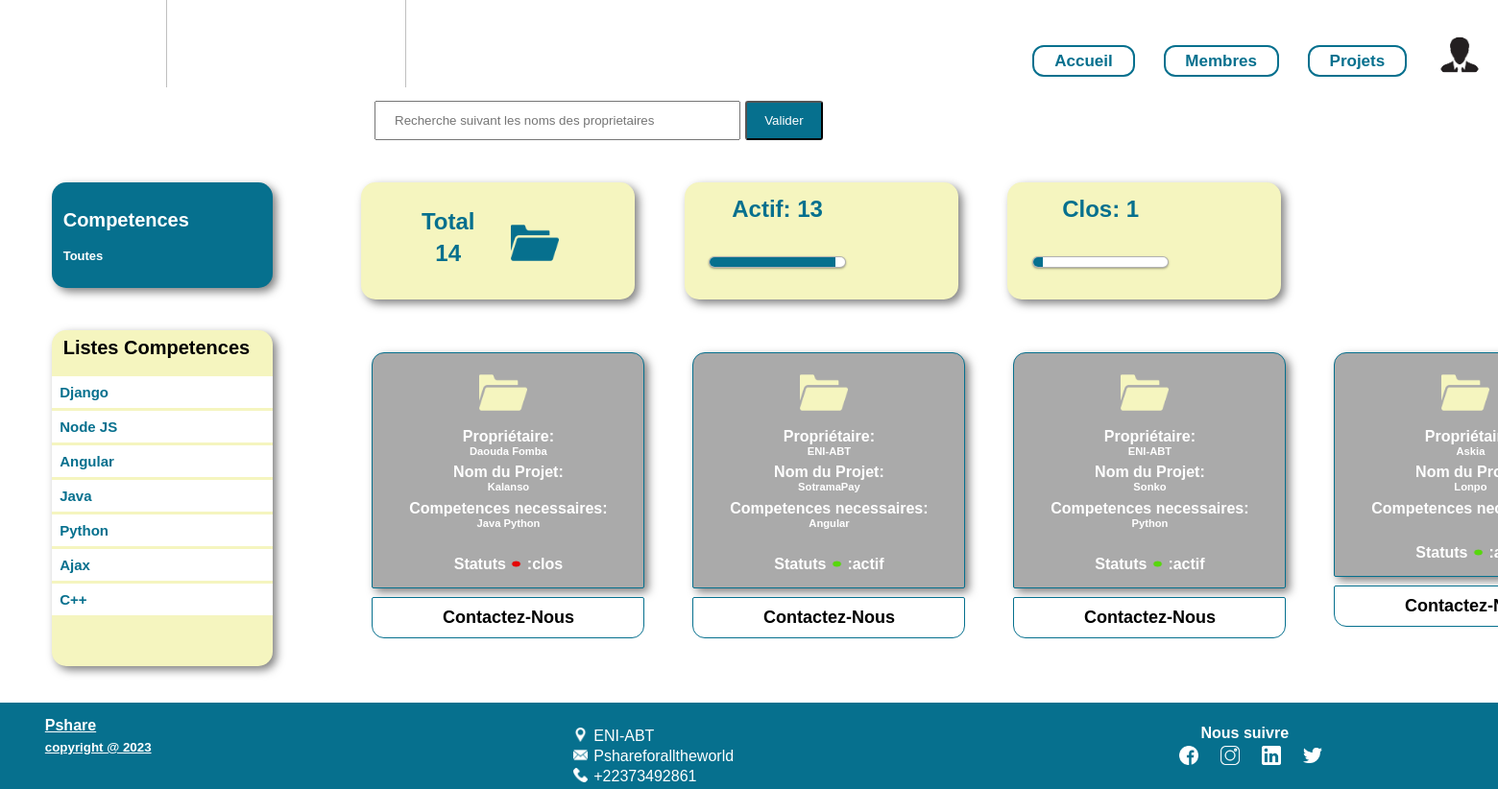
The page /projets.php on the database its author committed.
### tables this page shows
CREATE TABLE `projet` (
  `idd_pt` int(11) NOT NULL,
  `num_users` int(11) DEFAULT NULL,
  `nom_pt` varchar(25) NOT NULL,
  `statut` enum('actif','clos') DEFAULT NULL,
  `description` text NOT NULL,
  `cahier` varchar(25) NOT NULL
);

CREATE TABLE `users` (
  `num_users` int(11) NOT NULL,
  `type` varchar(30) NOT NULL,
  `nom_complet` varchar(65) NOT NULL,
  `email_user` varchar(30) NOT NULL,
  `mdp_user` varchar(25) NOT NULL,
  `niveau` enum('Licence','Master','Doctorat') DEFAULT NULL,
  `img` varchar(25) NOT NULL,
  `cv` varchar(25) NOT NULL
);

CREATE TABLE `competence` (
  `id_comp` int(11) NOT NULL,
  `nom_comp` varchar(20) NOT NULL
);

### config.php (called while the page is built, shortened)
<?php
class Operation
{
    private $con;
    public function __construct(){
    try {
        $this->con=new PDO('mysql:host=localhost:3310;dbname=pshare;charset=utf8','root','');
    } catch (PDOException $error1)
    {
    }
    }
       public function Afficher_projet()
       {
         if($this->con)
         {
            $con=$this->con->prepare("SELECT * FROM projet,users WHERE projet.num_users=users.num_users");
            $data=$con->execute(array());
            $data=$con->fetchAll(PDO::FETCH_ASSOC);
            return $data;
         }
       }
       public function Afficher_projet_proprio($nom_projet)
       {
         if($this->con)
         {
            $con=$this->con->prepare("SELECT projet.nom_pt,users.nom_complet FROM users,projet
            WHERE projet.num_users=users.num_users AND projet.nom_pt=?");
            $data=$con->fetchAll(PDO::FETCH_ASSOC);
            return $data;
            }
       }
       public function Stocks_idprojet($nom)
       {
         if($this->con)
         {
            $con=$this->con->prepare("SELECT idd_pt FROM projet WHERE nom_pt=? ");
            $data=$con->execute(array($nom));
            $data=$con->fetchAll(PDO::FETCH_ASSOC);
            if(count($data)>0)
             {
               foreach($data as $lidata)
               {
                  $id_projet=$lidata['idd_pt'];
               }
             }
             return $id_projet;
         }
       }
       public function Afficher_competences_requises($id_projet)
       {
         if($this->con)
         {
            $con=$this->con->prepare("SELECT competence.nom_comp FROM competence,competences_requises,projet
            WHERE competence.id_comp=competences_requises.id_comp
            AND projet.idd_pt=competences_requises.idd_pt AND projet.idd_pt=?");
            $data=$con->execute(array($id_projet));
            $data=$con->fetchAll(PDO::FETCH_ASSOC);
             return $data;
         }
       }
       public function Total_card()
       {
         if($this->con)
         {
            $con=$this->con->prepare("SELECT COUNT(projet.statut) AS total FROM projet ");
            $data=$con->execute(array());
            $data=$con->fetchAll(PDO::FETCH_ASSOC);
            if(count($data)>0)
             {
               foreach($data as $lidata)
               {
                  $total=$lidata['total'];
               }
             }
             return $total;
         }
       }
       public function Actif_card()
       {
         if($this->con)
         {
            $con=$this->con->prepare("SELECT COUNT(projet.statut) AS actif FROM projet WHERE projet.statut='actif'");
            $data=$con->execute(array());
            $data=$con->fetchAll(PDO::FETCH_ASSOC);
            if(count($data)>0)
             {
               foreach($data as $lidata)
               {
                  $actif=$lidata['actif'];
               }
             }
             return $actif;
         }
       }
       public function Close_card()
       {
         if($this->con)
         {
            $con=$this->con->prepare("SELECT COUNT(projet.statut) AS clos FROM projet WHERE projet.statut='clos'");
            $data=$con->execute(array());
            $data=$con->fetchAll(PDO::FETCH_ASSOC);
            if(count($data)>0)
             {
               foreach($data as $lidata)
               {
                  $clos=$lidata['clos'];
               }
             }
             return $clos;
         }
       }
      }
?>

### projets.php (the view, shortened to what this page needs)
<?php
require "config.php";
$con=new Operation();
$total=$con->Total_card();
$actif=$con->Actif_card();
$clos=$con->Close_card();
$data=$con->Afficher_projet();
?>
<!DOCTYPE html>
<html lang="en">
<head>
    <link rel="stylesheet" href="css/projets.css">
</head>
<body>
    <div class="container">
        <nav>
            <ul>
                <div class="logo"><img src="image/pshare.png" alt=""></div>
                <?php
                if( isset($_SESSION['type']) && $_SESSION['type'] ==='individuel' ){ echo'<li><a href="index_indi.php">Accueil</a></li>';}
                 elseif( isset($_SESSION['type']) && $_SESSION['type']==='commun'){echo'<li><a href="index_commun.php">Accueil</a></li>';}
                 elseif(!isset($_SESSION['type'])){echo'<li><a href="index.php">Accueil</a></li>';}
                ?>
                <li><a href="membres.php">Membres</a></li>
                <li><a href="projets.php">Projets</a></li>
                <?php
                if(!isset($_SESSION['user'])){ echo'<a href="login.php"><img src="image/Profile1.png"></a>';}
                 else{echo'<a href="profil.php"><img src="profil/'.$_SESSION['profil'].'"></a>';}
                ?>
             </ul>
        </nav>
    </div>
    <div  class="recherche">
                  <form action="" method="post">
                    <input type="search" name="nom"class="r" placeholder="Recherche suivant les noms des proprietaires ">
                    <input type="submit" name="send"  class="s" value="Valider">
                  </form>
    </div>
    <section class="parties">
      <div class="gauche">
        <div class="rech">
            <div class="conteneur1">
                <div class="conent1">
                    <div class="card1">
                        <div class="card-content1">
                            <div class="competence1">
                                <h4>Competences</h4><br>
                                <h6>Toutes</h6>
                            </div>
                        </div>
                    </div>
                </div>
            </div>
        </div>
        <div class="listes">
            <div class="conteneur2">
                <div class="conent2">
                    <div class="card2">
                        <div class="card-content2">
                            <div class="competence2">
                                <h4>Listes Competences</h4><br>
                                <h6>Django</h6>
                                <h6>Node JS</h6>
                                <h6>Angular</h6>
                                <h6>Java</h6>
                                <h6>Python</h6>
                                <h6>Ajax</h6>
                                <h6>C++</h6>
                            </div>
                        </div>
                    </div>
                </div>
            </div>
        </div>
    </div>
        <div class="tout">
        <div class="conteneur">
            <div class="conent">
                <div class="card">
                    <div class="card-content">
                        <div class="total">
                            <h4>Total</h4>
                            <h4><?php echo $total; ?></h4>
                        </div>
                        <div class="image">
                            <img src="image/dossier_bleu.png" alt="">
                        </div>
                    </div>
                </div>
            </div>
                <div class="conent">
                    <div class="card">
                        <div class="card-content">
                            <div class="total">
                                <h4>Actif: <?php echo $actif; ?></h4>
                                <div class="fo">
                                    <div class="skill">
                                       <span class="bar"><span class="br"></span></span>
                                    </div>
                                 </div>
                            </div>
                        </div>
                    </div>
                </div>
                    <div class="conent">
                        <div class="card">
                            <div class="card-content">
                                <div class="total">
                                    <h4>Clos: <?php echo $clos; ?></h4>
                                    <div class="fo">
                                        <div class="skill">
                                           <span class="bar"><span class="cl"></span></span>
                                        </div>
                                     </div>
                                </div>
                            </div>
                        </div>
            </div>
        </div>
            <div class="slider">
            <div class="cards">
        <?php foreach($data as $lidata):?>
            <?php  $nom_pt=$lidata['nom_pt']; $nom_pros=$con->Afficher_projet_proprio($nom_pt);
                   $id_projet=$con->Stocks_idprojet($nom_pt);  $competences=$con->Afficher_competences_requises($id_projet);
            ?>
            <div class="card-single">
                <div class="card-flex">
                    <div class="card-info">
                       <div class="card-head">
                        <img src="image/dossier.png" class="proad">
                       </div>
                       <div class="title">
                                 <p><h4>Propriétaire:</h4></p>
                                  <p><h6><?= $lidata['nom_complet']?></h6></p>
                                  <p><h4>Nom du Projet:</h4></p>
                                  <p><h6><?= $lidata['nom_pt']?></h6></p>
                                  <p><h4>Competences necessaires:</h4></p>
                                  <p><h6><?php foreach ($competences as $competence) {
                                    echo $competence['nom_comp'].' ';}
                                  ?></h6></p>
                       </div>
                    </div>
                    <div class="statut">
                        <p><h4>Statuts <?php
                if($lidata['statut']=='actif'){ echo'<img src="image/bouton-denregistrement.png">';}
                 else{echo'<img src="image/bouton-denregistrement (1).png">';}
                ?> :<?= $lidata['statut'] ?></h4></p>
                    </div>
                </div>
                <section class="contacter"> <button>
                <?php
                if(!isset($_SESSION['user'])){ echo'<a href="login.php">Contactez-Nous</a>';}
                 else{
                    $id = $lidata['num_users'];
                    echo"<a href='profil.php?el=$id'>Contactez-Nous</a>"; }
                ?>
                </button></section>
            </div>
            <?php endforeach; ?>
        </div>
        </div>
    </section>
</body>
<footer>
    <div class="pied-page">
        <div class="copy">
           <h4>Pshare</h4>
          <small><h4>copyright @ 2023</h4></small>
        </div>
        <div class="references">
           <div class="single">
            <img src="image/pointeur-de-localisation.png" alt="">
            <legend>ENI-ABT</legend>
           </div>
           <div class="single">
            <img src="image/enveloppe-de-courrier-electronique.png" alt="">
            <legend>Pshareforalltheworld</legend>
           </div>
             <div class="single">
                <img src="image/appel-telephonique.png" alt="">
                <legend>+22373492861</legend>
             </div>
        </div>
        <div class="reseaux">
           <p><h4>Nous suivre</h4></p>
          <div class="icones">
            <img src="image/facebook.png" alt="">
           <img src="image/instagram.png" alt="">
           <img src="image/logo-linkedin.png" alt="">
           <img src="image/twitter.png" alt="">
           </div>
        </div>
</footer>
</html>

### rows shown on the page
projet: num_users.nom_complet "Daouda Fomba", nom_pt "Kalanso", statut "clos"
competence: nom_comp "Java"
competence: nom_comp "Python"
projet: num_users.nom_complet "ENI-ABT", nom_pt "SotramaPay", statut "actif"
competence: nom_comp "Angular"
projet: num_users.nom_complet "ENI-ABT", nom_pt "Sonko", statut "actif"
projet: num_users.nom_complet "Askia", nom_pt "Lonpo"

### other values the page prints
$total "14"
$actif "13"
$clos "1"
